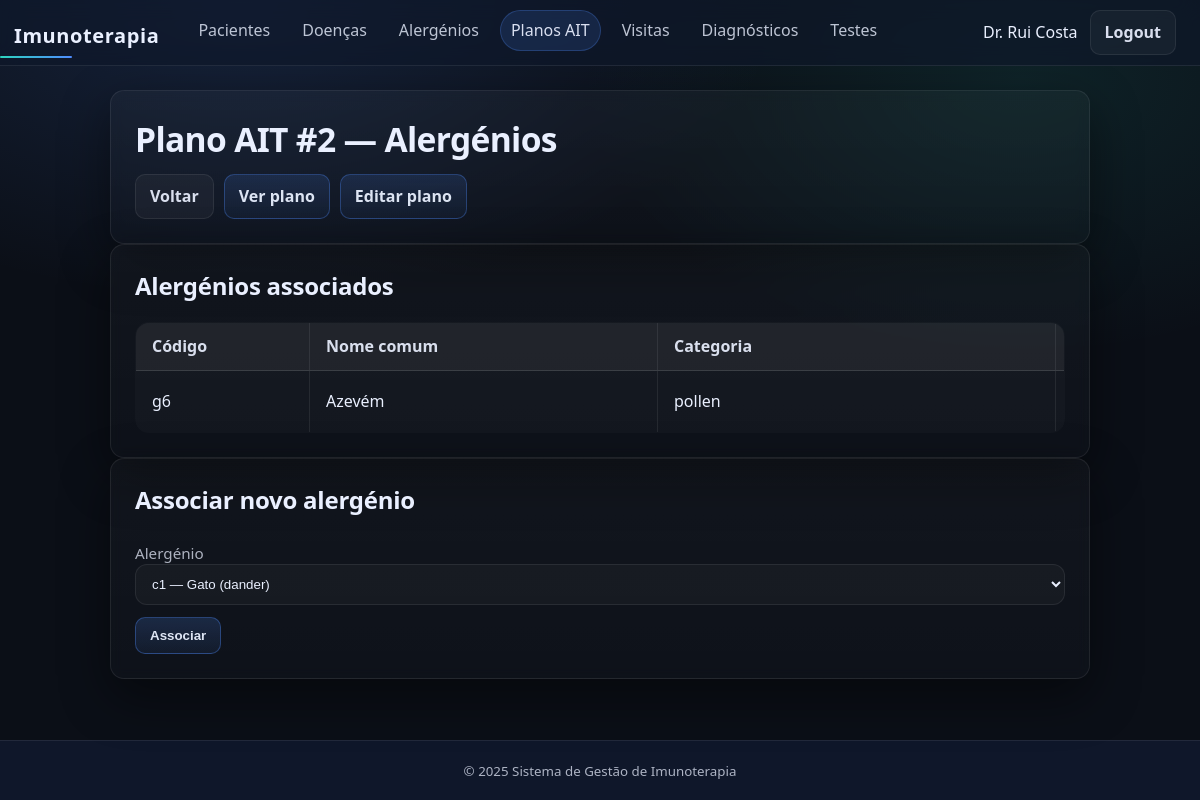
/php/public/plan_allergens.php?id=2 (signed in), run on an earlier commit of the app's database.
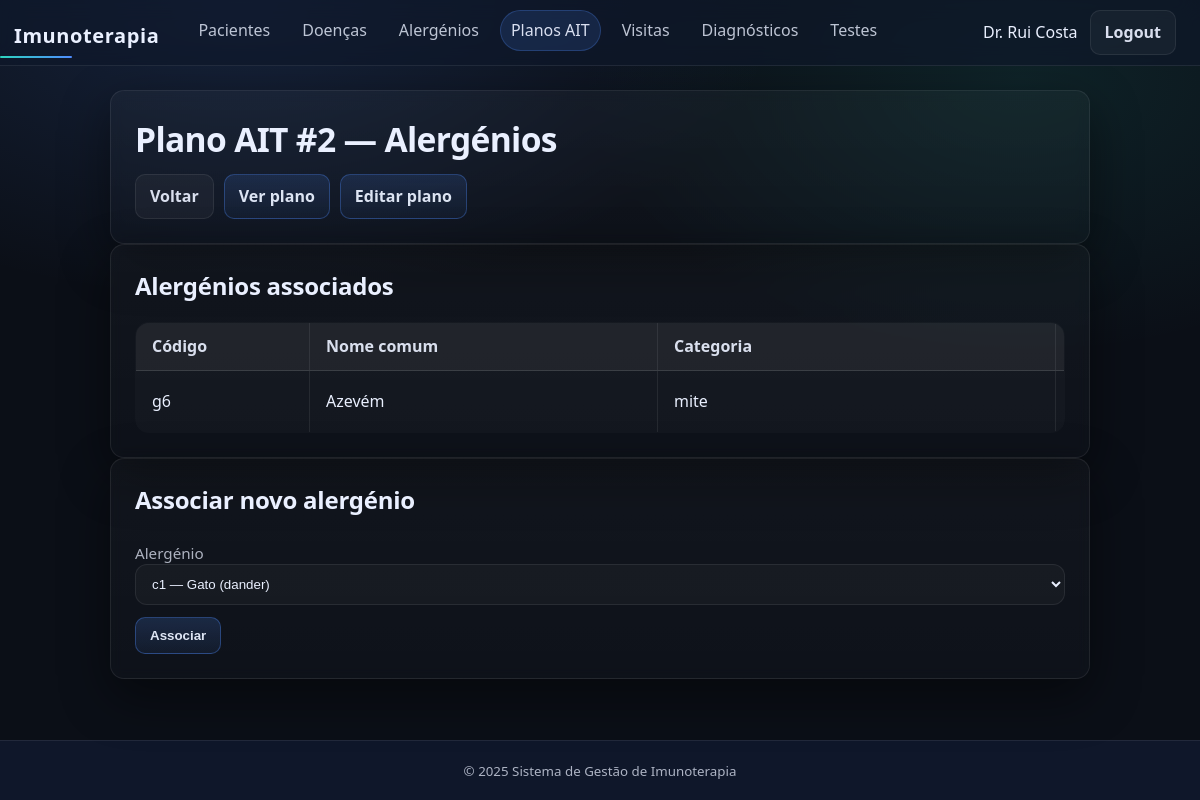
And on a later commit of the database.
### tables this page shows
CREATE TABLE "Alergénios" (
  "código_who_iuis" TEXT PRIMARY KEY,       -- ex: t1, g6
  "espécie"         TEXT NOT NULL,
  "nome_comum"      TEXT NOT NULL,
  "nome_bioquímico" TEXT,
  "categoria"       TEXT NOT NULL            -- ex: mite/pollen/food
);

### php/public/plan_allergens.php (the view, shortened to what this page needs)
<?php
require_once __DIR__ . '/../../includes/auth.php';
$planId = (int)($_GET['id'] ?? 0);
$linkedStmt = $pdo->prepare('
  SELECT a."código_who_iuis", a."nome_comum", a."categoria"
  FROM "Plano AIT - Alergénios" pa
  JOIN "Alergénios" a ON a."código_who_iuis" = pa."alergénio_código"
  WHERE pa."plano_id" = ?
  ORDER BY a."nome_comum"
');
$linkedStmt->execute([$planId]);
$linked = $linkedStmt->fetchAll();
$allStmt = $pdo->query('
  SELECT "código_who_iuis", "nome_comum", "categoria"
  FROM "Alergénios"
  ORDER BY "nome_comum"
');
$allAllergens = $allStmt->fetchAll();
$linkedCodes = [];
foreach ($linked as $x) $linkedCodes[(string)$x['código_who_iuis']] = true;
$available = [];
foreach ($allAllergens as $a) {
  $c = (string)$a['código_who_iuis'];
  if (!isset($linkedCodes[$c])) $available[] = $a;
}
require_once __DIR__ . '/../../includes/header.php';
?>
<section class="card">
  <h1>Plano AIT #<?= htmlspecialchars((string)$planId) ?> — Alergénios</h1>
  <div style="display:flex; gap:10px; flex-wrap:wrap; margin-top:10px;">
    <a class="btn" href="<?= $BASE_URL ?>/plans.php">Voltar</a>
    <a class="btn btn-soft" href="<?= $BASE_URL ?>/plan_view.php?id=<?= urlencode((string)$planId) ?>">Ver plano</a>
    <a class="btn btn-soft" href="<?= $BASE_URL ?>/plan_edit.php?id=<?= urlencode((string)$planId) ?>">Editar plano</a>
  </div>
</section>
<section class="card">
  <h2>Alergénios associados</h2>
  <table class="table table-compact">
    <thead>
      <tr>
        <th>Código</th>
        <th>Nome comum</th>
        <th>Categoria</th>
        <th>Ações</th>
      </tr>
    </thead>
    <tbody>
      <?php foreach ($linked as $a): ?>
        <tr>
          <td><?= htmlspecialchars($a['código_who_iuis']) ?></td>
          <td><?= htmlspecialchars($a['nome_comum']) ?></td>
          <td><?= htmlspecialchars($a['categoria']) ?></td>
          <td>
          </td>
        </tr>
      <?php endforeach; ?>
    </tbody>
  </table>
</section>
<section class="card">
  <h2>Associar novo alergénio</h2>
  <?php if (empty($allAllergens)): ?>
    <div class="msg msg-error">
      Ainda não existem alergénios.
      Vai a <a href="<?= $BASE_URL ?>/allergens.php">Alergénios</a> e cria pelo menos um.
    </div>
  <?php elseif (empty($available)): ?>
    <p>Já tens todos os alergénios disponíveis associados a este plano.</p>
  <?php else: ?>
    <form method="POST">
      <div class="field">
        <label for="alergenio_codigo">Alergénio</label>
        <select id="alergenio_codigo" name="alergenio_codigo" required>
          <?php foreach ($available as $a): ?>
            <option value="<?= htmlspecialchars($a['código_who_iuis']) ?>">
              <?= htmlspecialchars($a['código_who_iuis'] . ' — ' . $a['nome_comum'] . ' (' . $a['categoria'] . ')') ?>
            </option>
          <?php endforeach; ?>
        </select>
      </div>
      <button class="btn btn-primary" type="submit">Associar</button>
    </form>
  <?php endif; ?>
</section>
<?php require_once __DIR__ . '/../../includes/footer.php'; ?>

What changed in the data, as far as the page shows it:
changed alergénios "Azevém": categoria "pollen" → "mite"
